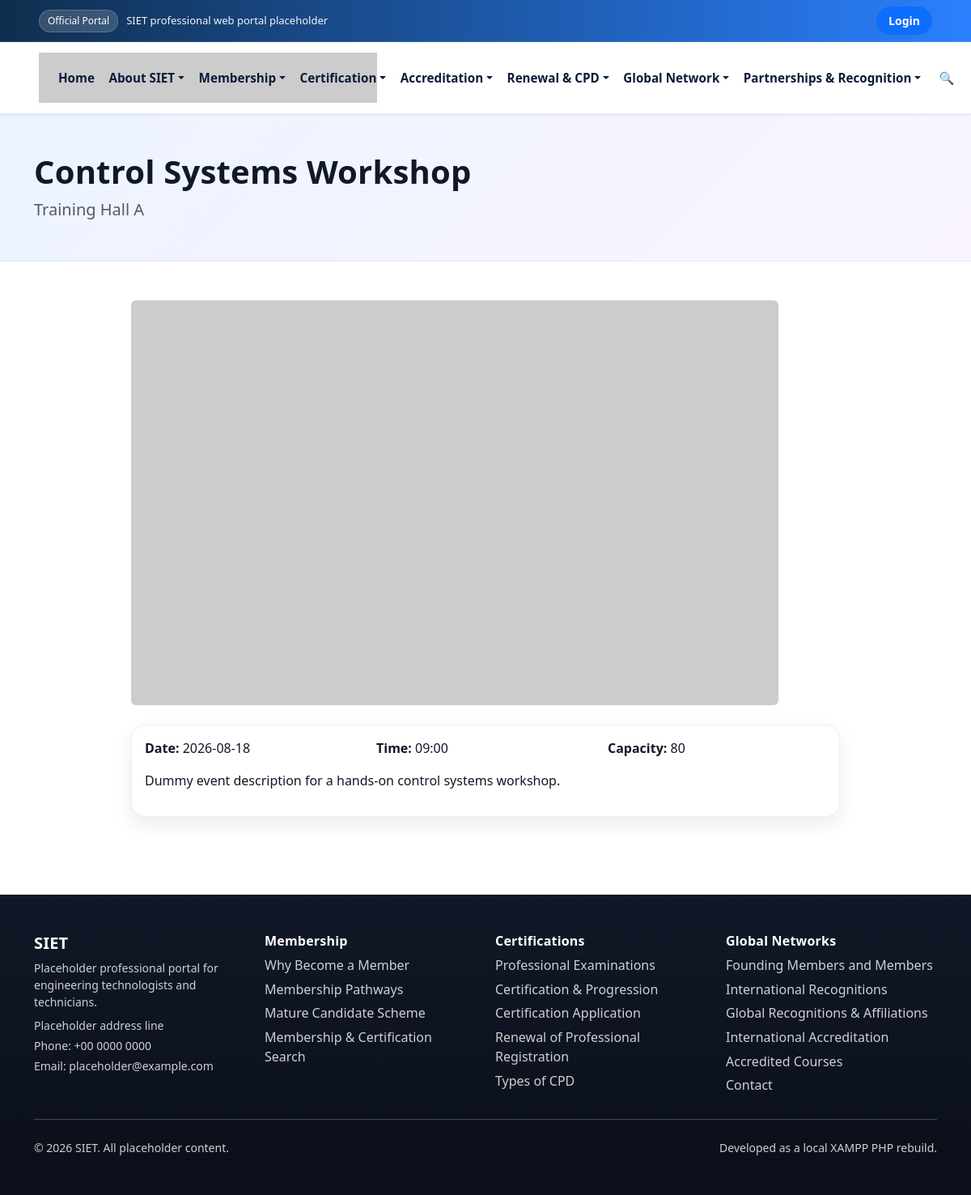
/event-detail.php?slug=control-systems-workshop, run on the app's committed database.
### tables this page shows
CREATE TABLE events (
  id INT AUTO_INCREMENT PRIMARY KEY,
  title VARCHAR(255) NOT NULL,
  slug VARCHAR(255) UNIQUE NOT NULL,
  description LONGTEXT,
  event_date DATE,
  event_time TIME,
  location VARCHAR(255),
  image VARCHAR(255),
  status ENUM('upcoming','ongoing','completed') DEFAULT 'upcoming',
  max_participants INT DEFAULT 0,
  created_by INT,
  created_at TIMESTAMP DEFAULT CURRENT_TIMESTAMP,
  FOREIGN KEY (created_by) REFERENCES users(id) ON DELETE SET NULL
);

### event-detail.php (the view, shortened to what this page needs)
<?php
require_once __DIR__ . '/includes/header.php';
$stmt = $pdo->prepare('SELECT * FROM events WHERE slug = ?');
$stmt->execute([sanitize($_GET['slug'] ?? '')]);
$event = $stmt->fetch();
page_intro($event['title'], e($event['location']));
?>
<article class="container py-5" style="max-width:900px">
  <img src="<?= e(media_url($event['image']) ?: 'https://placehold.co/900x500?text=Event') ?>" class="img-fluid rounded mb-4" alt="">
  <div class="card card-body">
    <div class="row g-3 mb-3">
      <div class="col-md-4"><strong>Date:</strong> <?= e($event['event_date']) ?></div>
      <div class="col-md-4"><strong>Time:</strong> <?= e(substr($event['event_time'], 0, 5)) ?></div>
      <div class="col-md-4"><strong>Capacity:</strong> <?= e((string) $event['max_participants']) ?></div>
    </div>
    <p><?= nl2br(e($event['description'])) ?></p>
  </div>
</article>
<?php require_once __DIR__ . '/includes/footer.php'; ?>

### includes/functions.php (shortened to what this page needs)
<?php
function e(?string $value): string
{
    return htmlspecialchars((string) $value, ENT_QUOTES, 'UTF-8');
}
function media_url(?string $value): string
{
    $value = trim((string) $value);
    if (str_starts_with($value, 'data:') || str_starts_with($value, 'https://placehold.co')) {
        return $value;
    }
    return site_base_path() . '/' . ltrim($value, '/');
}
function table_exists(PDO $pdo, string $table): bool
{
    try {
        $stmt = $pdo->prepare('SELECT COUNT(*) FROM information_schema.TABLES WHERE TABLE_SCHEMA = DATABASE() AND TABLE_NAME = ?');
        $stmt->execute([$table]);
        return (bool) $stmt->fetchColumn();
    } catch (Throwable $e) {
        return false;
    }
}
function page_banner(PDO $pdo, string $pageKey): ?array
{
    if (!table_exists($pdo, 'site_banners')) {
        return null;
    }
    $stmt = $pdo->prepare("SELECT * FROM site_banners WHERE scope='page' AND page_key=? AND is_active=1 ORDER BY sort_order, id DESC LIMIT 1");
    $stmt->execute([$pageKey]);
    $banner = $stmt->fetch();
    return $banner ?: null;
}
function banner_text(?array $banner, string $field, string $fallback): string
{
    $value = trim((string) ($banner[$field] ?? ''));
    return $value !== '' ? $value : $fallback;
}
function page_intro(string $title, string $subtitle): void
{
    global $pdo;
    $key = basename($_SERVER['SCRIPT_NAME']);
    $banner = isset($pdo) ? page_banner($pdo, $key) : null;
    $style = $banner ? ' style="background:linear-gradient(135deg, rgba(13,110,253,.70), rgba(168,85,247,.40)), url(' . e(media_url($banner['image'])) . ') center/cover; color:#fff;"' : '';
    $heroTitle = banner_text($banner, 'title', $title);
    $heroSubtitle = banner_text($banner, 'subtitle', $subtitle);
    $muted = $banner ? '' : ' text-muted';
    echo '<section class="page-hero"' . $style . '><div class="container py-5"><h1 class="display-6 fw-bold">' . e($heroTitle) . '</h1><p class="lead mb-0' . $muted . '">' . e($heroSubtitle) . '</p></div></section>';
}
?>

### assets/css/custom.css (style rules this page uses)
:root { --primary-color: #0d6efd; --secondary-color: #06b6d4; --accent-color: #a855f7; --text-dark: #111827; --text-muted: #6b7280; --background-soft: #f8fafc; --font-family: "Segoe UI", system-ui, -apple-system, Arial, sans-serif; --navbar-bg: #ffffff; --footer-bg: linear-gradient(180deg, rgba(17,24,39,1) 0%, rgba(10,15,25,1) 100%); --topbar-bg: linear-gradient(90deg, rgba(11,42,74,.98), rgba(13,110,253,.88)); --card-shadow: 0 10px 25px rgba(0,0,0,.08); --card-border: 1px solid rgba(0,0,0,.06); --border-radius: 18px; --pill-radius: 999px; --s-color: #2563eb; --i-color: #16a34a; --e-color: #f97316; --t-color: #a855f7; --bs-primary: #0d6efd; --bs-primary-rgb: 13,110,253; --bs-body-font-family: var(--font-family); --bs-body-color: var(--text-dark); --bs-link-color: var(--primary-color); --bs-link-hover-color: #0b5ed7; }
body { background: #ffffff; color: var(--text-dark); font-family: var(--font-family); }
.smooth-scroll { scroll-behavior: smooth; }
.page-hero { background: linear-gradient(135deg, rgba(13,110,253,.08), rgba(168,85,247,.06)); border-bottom: 1px solid rgba(0,0,0,.06); color: var(--text-dark); }
.page-hero h1 { font-weight: 900; letter-spacing: .2px; }
.lead-card, .contact-card, .card, .stat-card, .value-card, .about-card, .about-side__card { background: #fff; border: var(--card-border); border-radius: var(--border-radius); box-shadow: var(--card-shadow); }
.card, .stat-card { overflow: hidden; }

### data on the page
events: title "Control Systems Workshop", location "Training Hall A", event_date "2026-08-18", event_time "09:00", max_participants "80", description "Dummy event description for a hands-on control systems workshop."

### other printed values
SITE_NAME "SIET"
